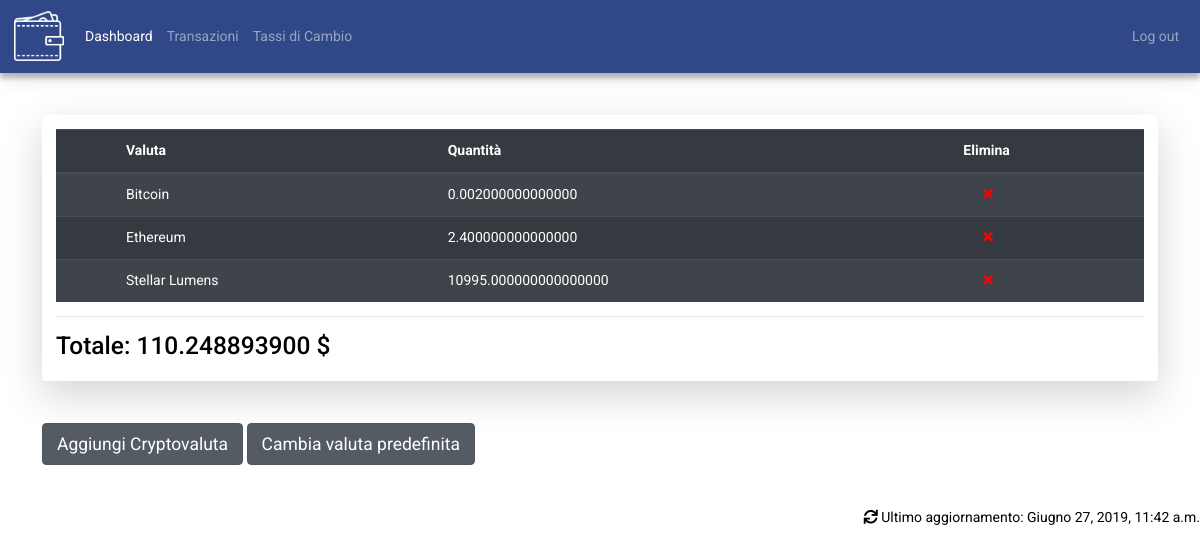
The page /dashboard/ (signed in) on the database its author committed.
### dashboard/models.py (models this page shows, shortened)
class Conto(models.Model):
    tipo_valuta = models.ForeignKey(Valuta, on_delete=models.CASCADE, default=None)
    importo = models.DecimalField(default=0, decimal_places=15, max_digits=30)
    wallet_associato = models.ForeignKey(Wallet, related_name='conti', on_delete=models.CASCADE)
    class Meta:
        unique_together = ('tipo_valuta', 'wallet_associato')
    def calcola_totale_conto(self,valuta):  # calcola il totale nella valuta richiesta
        return (float(self.tipo_valuta.cambio)/float(valuta.cambio))*float(self.importo)

class Valuta(models.Model):
    sigla = models.CharField(max_length=3,  null=False, unique=True)
    cambio = models.DecimalField(decimal_places=15, max_digits=30)
    nome = models.CharField(max_length=25)
    class Meta:
        ordering = ('sigla',)

class Wallet(models.Model):
    wallet_id = models.CharField(max_length=35, null=False, unique=True)
    user_id = models.OneToOneField(User, on_delete=models.CASCADE)
    cambio_selezionato = models.ForeignKey(Valuta, on_delete=models.CASCADE)
    transazione_ingresso = models.ManyToManyField('Wallet', null=True, through='Transazione', related_name="transazione_uscita",symmetrical=False)
    ultimo_aggiornamento = models.DateTimeField(default=datetime(1998, 1, 30, 12, 00))

### dashboard/views.py (the view)
# urls.py: path('', views.dashboard, name='dashboard'),
@login_required
def dashboard(request):
    user_wallet = Wallet.objects.get(user_id=request.user)
    conti = Conto.objects.filter(wallet_associato=user_wallet).order_by('-tipo_valuta').reverse()
    if(conti):
        totale = conti[0].calcola_totale_conto(user_wallet.cambio_selezionato)
    else:
        totale = 0
    return render(request, 'dashboard.html', {
        'conti': conti,
        'totale': '%.9f'%totale,
        'cambio_selezionato': user_wallet.cambio_selezionato.sigla,
        'ultimo_aggiornamento': user_wallet.ultimo_aggiornamento
    })

### templates/dashboard.html (shortened to what this page needs)
{% extends 'base.html' %}
{% block content %}
    <div class="col py-5 px-md-5 bordered col-example">
        <div class="shadow-lg p-3 mb-5 bg rounded">
            <table class="table table-striped table-dark ">
                <thead>
                <tr>
                  <th scope="col"></th>
                  <th scope="col">Valuta</th>
                  <th scope="col">Quantità</th>
                    <th scope="col">Elimina</th>
                </tr>
              </thead>
              <tbody>
        {% for conto in conti %}
                            <tr>
                  <th scope="row"></th>
                  <td>{{ conto.tipo_valuta.nome }}</td>
                  <td>{{ conto.importo }}</td>
                  <td>
                      <a href="{% url 'elimina_conto' conto.id%}" onclick="return confirm('Sei sicuro di voler eliminare questo articolo?')">
                                    <i class="fas fa-times" style="color: #ff0000;padding-left: 20px;"></i>
                      </a>
                  </td>
                </tr>
        {% endfor %}
              </tbody>
            </table>
            <hr>
            <h3>Totale: {{ totale }}
            {% if cambio_selezionato == 'USD' %}${% elif cambio_selezionato == 'EUR' %}€{% else %}{{ cambio_selezionato }}{% endif %}
             </h3>
        </div>
<a href="{% url 'aggiungi_conto' %}" class="btn btn-secondary btn-lg active" role="button" aria-pressed="true" >Aggiungi Cryptovaluta</a>
    <a href="{% url 'selezione_cambio' %}" class="btn btn-secondary btn-lg active" role="button" aria-pressed="true" >Cambia valuta predefinita</a>
</div>
{% endblock %}
{% block footer %}
        {% include 'partials/footer.html' %}
{% endblock %}

### templates/partials/footer.html
<fotter>
    <div class="ultimo-aggiornamento">
        <i id="refresh" class="fas fa-sync js-spinner"></i>
        <p class="ultimoaggiornamentotext"> Ultimo aggiornamento: {{ ultimo_aggiornamento }}</p>
    </div>
</fotter>

### dashboard/static/smartwallet/css/style.css (style rules this page uses)
body { background: white; font-family: "Roboto", sans-serif; -webkit-font-smoothing: antialiased; -moz-osx-font-smoothing: grayscale; color: black; }
* { font-size: 14px; }
.ultimoaggiornamentotext { display: inline-block; }
.ultimo-aggiornamento { float:right; }

### rows shown on the page
Conto: tipo_valuta.nome "Bitcoin", importo "0.002000000000000"
Conto: tipo_valuta.nome "Ethereum", importo "2.400000000000000"
Conto: tipo_valuta.nome "Stellar Lumens", importo "10995.000000000000000"
Wallet: ultimo_aggiornamento "Giugno 27, 2019, 11:42 a.m."

### other values the page prints
{{ totale }} "110.248893900"
